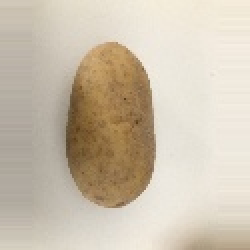
#> input picture Michelle/KI_Bilder_Burkhardt_reduced_gemischt/IMG_3055.JPG, 125 x 125 px (shown 2 times larger)
$ python -i feature_extracting_functions.py   (imports and definitions only)
#> lines starting #> are read from the running program, lines starting #| are printed output that depends on the picture; after the words box and inside, x2 and y2 are one past the last pixel; in counts of white or black regions, pixels touching at a corner belong together
#> further down, picture is the input picture: shape (125, 125, 3); mean B, G, R 174.2, 192.7, 204.4
import cv2
import numpy as np
import matplotlib.pyplot as plt

def contour(image):
        gray = cv2.cvtColor(image, cv2.COLOR_BGR2GRAY)
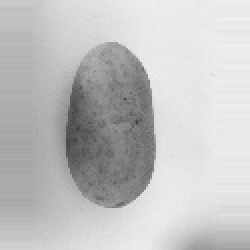
#> gray: shape (125, 125) (shown 2 times larger); min 64, max 239, mean 194.1
        imgBlur = cv2.GaussianBlur(gray, (5, 5), cv2.BORDER_DEFAULT)

        #Perform edge detection
        #edges = cv2.Canny(imgBlur, 120, 150)
        edges = cv2.Canny(imgBlur, 1, 20)
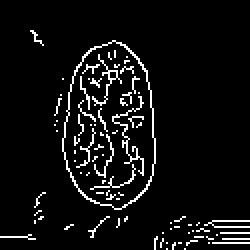
#> edges: shape (125, 125) (shown 2 times larger); 6.1% white in thin lines or dots, all inside (x1, y1, x2, y2) = (0, 15, 125, 125)

        # [6 lines of commented-out code are left out]
        edges = cv2.dilate(edges, None, iterations=6)
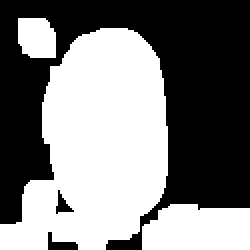
#> edges: shape (125, 125) (shown 2 times larger); 49.4% white; 3 white regions

        cv2.namedWindow("Canny", cv2.WINDOW_NORMAL)
        cv2.imshow("Canny", edges)
        cv2.resizeWindow("Canny", 800, 600)
        #cv2.imwrite("Canny.png", edges)

        #Find the contours in the image
        contours, hierarchy = cv2.findContours(edges, cv2.RETR_EXTERNAL, cv2.CHAIN_APPROX_NONE)
#> contours = 3 contours; box (x1, y1, x2, y2) and area: (0, 14, 84, 125) 6152, (71, 102, 125, 125) 1030, (9, 9, 28, 29) 306

        print("Anzahl der Konturen: ", len(contours))
#| Anzahl der Konturen:  3

        contours = list(contours)
        if contours:
            # contour with the highest x-value
            #largest_contour = max(contours, key=lambda contour: cv2.boundingRect(contour)[0] + cv2.boundingRect(contour)[2])
            contours.sort(key=cv2.contourArea, reverse=True)
            largest_contour = contours[0]
#> largest_contour = contour of 349 points, box (x1, y1, x2, y2) (0, 14, 84, 125), area 6152

            # Extract the bounding box
            x_min, y_min, w, h = cv2.boundingRect(largest_contour)
#> x_min = 0; y_min = 14; w = 84; h = 111

            # Kopiere das Originalbild, um es nicht zu verändern
            result_image = image.copy()

            # Zeichne die größte Kontur auf das Bild
            cv2.drawContours(result_image, [largest_contour], 0, (0, 255, 0), 2)  # Grüne Farbe, Linienbreite 2

            # Zeichne alle Konturen auf das Bild
            #for contour in contours:
             #   cv2.drawContours(result_image, [contour], 0, (255, 0, 0), 2)  # Blaue Farbe, Linienbreite 2

            # Zeichne die Bounding Box auf das Bild
            cv2.rectangle(result_image, (x_min, y_min), (x_min + w, y_min + h), (0, 0, 255), 2)  # Rote Farbe, Linienbreite 2
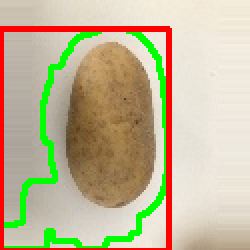
#> result_image: shape (125, 125, 3) (shown 2 times larger); mean B, G, R 151.7, 183.8, 194.2

            # Zeige das Bild mit der größten Kontur an
            cv2.namedWindow("Largest Contour", cv2.WINDOW_NORMAL)
            cv2.imshow("Largest Contour", result_image)
            cv2.resizeWindow("Largest Contour", 800, 600)

        else:
            print("Keine Konturen gefunden.")

        # create an empty mask
        mask = np.zeros((image.shape[0], image.shape[1]), dtype=np.uint8)

        # fill the contour into the mask
        cv2.fillPoly(mask, [largest_contour], (255))
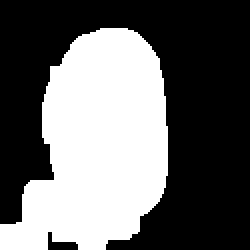
#> mask: shape (125, 125) (shown 2 times larger); 40.5% white; 1 white region, box (x1, y1, x2, y2) and area: (0, 14, 84, 125) 6328

        cv2.waitKey(0)

        # Fläche des Objekts (Kontur)
        contour_area = cv2.contourArea(max(contours, key=cv2.contourArea))
#> contour_area = 6152.5


        return mask, largest_contour

# [61 lines left out: functions extent, colour_hist, mean_colours, not called in this run]

>>> import cv2
>>> picture = cv2.imread('KI_Bilder_Burkhardt_reduced_gemischt/IMG_3055.JPG')
>>> result = contour(picture)

$ run again, on Michelle/KI_Bilder_Burkhardt_reduced_gemischt/IMG_3073.JPG
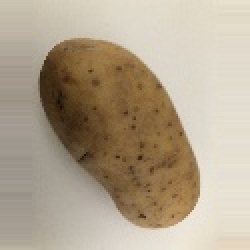
#> input picture Michelle/KI_Bilder_Burkhardt_reduced_gemischt/IMG_3073.JPG, 125 x 125 px (shown 2 times larger)
#> picture is the input picture: shape (125, 125, 3); mean B, G, R 142, 163.2, 177.5
#> in contour, `edges = cv2.dilate(edges, None, iterations=6)`:
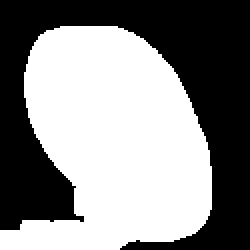
#> edges: shape (125, 125) (shown 2 times larger); 53.4% white; 1 black region
#> contours = 1 contour; box (x1, y1, x2, y2) and area: (0, 13, 106, 125) 8151
#| Anzahl der Konturen:  1
#> largest_contour = contour of 398 points, box (x1, y1, x2, y2) (0, 13, 106, 125), area 8151
#> x_min = 0; y_min = 13; w = 106; h = 112
#> in contour, `cv2.rectangle(result_image, (x_min, y_min), (x_min + w, y_min + h), (0..`:
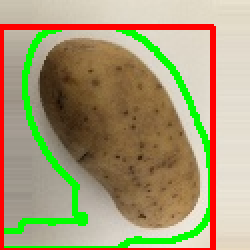
#> result_image: shape (125, 125, 3) (shown 2 times larger); mean B, G, R 118.3, 155.2, 167.1
#> contour_area = 8151
